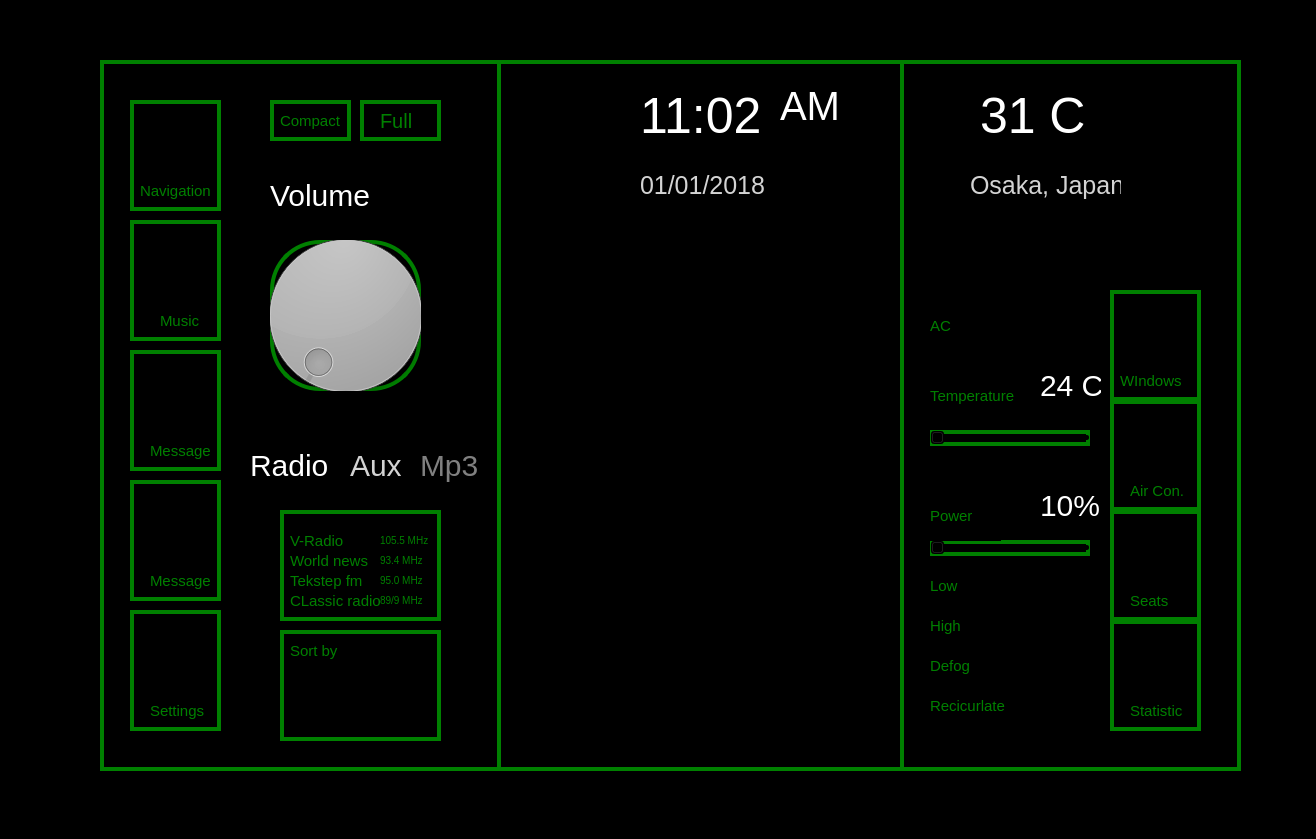
<?xml version="1.0" encoding="UTF-8"?>
<ui version="4.0">
 <class>Dialog</class>
 <widget class="QDialog" name="Dialog">
  <property name="geometry">
   <rect>
    <x>0</x>
    <y>0</y>
    <width>1316</width>
    <height>839</height>
   </rect>
  </property>
  <property name="windowTitle">
   <string>Dialog</string>
  </property>
  <widget class="QFrame" name="frame">
   <property name="geometry">
    <rect>
     <x>-10</x>
     <y>0</y>
     <width>1341</width>
     <height>841</height>
    </rect>
   </property>
   <property name="styleSheet">
    <string notr="true">background-color: black</string>
   </property>
   <property name="frameShape">
    <enum>QFrame::Shape::StyledPanel</enum>
   </property>
   <property name="frameShadow">
    <enum>QFrame::Shadow::Raised</enum>
   </property>
   <widget class="QFrame" name="frame_2">
    <property name="geometry">
     <rect>
      <x>110</x>
      <y>60</y>
      <width>1141</width>
      <height>711</height>
     </rect>
    </property>
    <property name="styleSheet">
     <string notr="true">border: 4px solid green; </string>
    </property>
    <property name="frameShape">
     <enum>QFrame::Shape::StyledPanel</enum>
    </property>
    <property name="frameShadow">
     <enum>QFrame::Shadow::Raised</enum>
    </property>
    <widget class="QFrame" name="frame_3">
     <property name="geometry">
      <rect>
       <x>0</x>
       <y>0</y>
       <width>401</width>
       <height>711</height>
      </rect>
     </property>
     <property name="frameShape">
      <enum>QFrame::Shape::StyledPanel</enum>
     </property>
     <property name="frameShadow">
      <enum>QFrame::Shadow::Raised</enum>
     </property>
     <widget class="QFrame" name="frame_10">
      <property name="geometry">
       <rect>
        <x>170</x>
        <y>40</y>
        <width>81</width>
        <height>41</height>
       </rect>
      </property>
      <property name="frameShape">
       <enum>QFrame::Shape::StyledPanel</enum>
      </property>
      <property name="frameShadow">
       <enum>QFrame::Shadow::Raised</enum>
      </property>
      <widget class="QLabel" name="label_2">
       <property name="geometry">
        <rect>
         <x>10</x>
         <y>10</y>
         <width>61</width>
         <height>21</height>
        </rect>
       </property>
       <property name="styleSheet">
        <string notr="true">border: 0px; color:green; font-size: 15px</string>
       </property>
       <property name="text">
        <string>Compact</string>
       </property>
      </widget>
     </widget>
     <widget class="QFrame" name="frame_11">
      <property name="geometry">
       <rect>
        <x>260</x>
        <y>40</y>
        <width>81</width>
        <height>41</height>
       </rect>
      </property>
      <property name="frameShape">
       <enum>QFrame::Shape::StyledPanel</enum>
      </property>
      <property name="frameShadow">
       <enum>QFrame::Shadow::Raised</enum>
      </property>
      <widget class="QLabel" name="label_3">
       <property name="geometry">
        <rect>
         <x>20</x>
         <y>10</y>
         <width>31</width>
         <height>21</height>
        </rect>
       </property>
       <property name="styleSheet">
        <string notr="true">border: 0px; color:green; font-size: 20px</string>
       </property>
       <property name="text">
        <string>Full</string>
       </property>
      </widget>
     </widget>
     <widget class="QFrame" name="frame_12">
      <property name="geometry">
       <rect>
        <x>170</x>
        <y>180</y>
        <width>151</width>
        <height>151</height>
       </rect>
      </property>
      <property name="styleSheet">
       <string notr="true">border-radius: 50%</string>
      </property>
      <property name="frameShape">
       <enum>QFrame::Shape::StyledPanel</enum>
      </property>
      <property name="frameShadow">
       <enum>QFrame::Shadow::Raised</enum>
      </property>
      <widget class="QDial" name="dial">
       <property name="geometry">
        <rect>
         <x>-20</x>
         <y>-20</y>
         <width>191</width>
         <height>191</height>
        </rect>
       </property>
      </widget>
     </widget>
     <widget class="QFrame" name="frame_14">
      <property name="geometry">
       <rect>
        <x>180</x>
        <y>450</y>
        <width>161</width>
        <height>111</height>
       </rect>
      </property>
      <property name="frameShape">
       <enum>QFrame::Shape::StyledPanel</enum>
      </property>
      <property name="frameShadow">
       <enum>QFrame::Shadow::Raised</enum>
      </property>
      <widget class="QLabel" name="label_29">
       <property name="geometry">
        <rect>
         <x>10</x>
         <y>20</y>
         <width>71</width>
         <height>21</height>
        </rect>
       </property>
       <property name="styleSheet">
        <string notr="true">border: 0px; color:green; font-size: 15px</string>
       </property>
       <property name="text">
        <string>V-Radio</string>
       </property>
      </widget>
      <widget class="QLabel" name="label_30">
       <property name="geometry">
        <rect>
         <x>10</x>
         <y>40</y>
         <width>81</width>
         <height>21</height>
        </rect>
       </property>
       <property name="styleSheet">
        <string notr="true">border: 0px; color:green; font-size: 15px</string>
       </property>
       <property name="text">
        <string>World news</string>
       </property>
      </widget>
      <widget class="QLabel" name="label_31">
       <property name="geometry">
        <rect>
         <x>10</x>
         <y>60</y>
         <width>81</width>
         <height>21</height>
        </rect>
       </property>
       <property name="styleSheet">
        <string notr="true">border: 0px; color:green; font-size: 15px</string>
       </property>
       <property name="text">
        <string>Tekstep fm</string>
       </property>
      </widget>
      <widget class="QLabel" name="label_32">
       <property name="geometry">
        <rect>
         <x>10</x>
         <y>80</y>
         <width>91</width>
         <height>21</height>
        </rect>
       </property>
       <property name="styleSheet">
        <string notr="true">border: 0px; color:green; font-size: 15px</string>
       </property>
       <property name="text">
        <string>CLassic radio</string>
       </property>
      </widget>
      <widget class="QLabel" name="label_33">
       <property name="geometry">
        <rect>
         <x>100</x>
         <y>20</y>
         <width>51</width>
         <height>21</height>
        </rect>
       </property>
       <property name="styleSheet">
        <string notr="true">border: 0px; color:green; font-size: 10px</string>
       </property>
       <property name="text">
        <string>105.5 MHz</string>
       </property>
      </widget>
      <widget class="QLabel" name="label_34">
       <property name="geometry">
        <rect>
         <x>100</x>
         <y>40</y>
         <width>51</width>
         <height>21</height>
        </rect>
       </property>
       <property name="styleSheet">
        <string notr="true">border: 0px; color:green; font-size: 10px</string>
       </property>
       <property name="text">
        <string>93.4 MHz</string>
       </property>
      </widget>
      <widget class="QLabel" name="label_35">
       <property name="geometry">
        <rect>
         <x>100</x>
         <y>60</y>
         <width>51</width>
         <height>21</height>
        </rect>
       </property>
       <property name="styleSheet">
        <string notr="true">border: 0px; color:green; font-size: 10px</string>
       </property>
       <property name="text">
        <string>95.0 MHz</string>
       </property>
      </widget>
      <widget class="QLabel" name="label_36">
       <property name="geometry">
        <rect>
         <x>100</x>
         <y>80</y>
         <width>51</width>
         <height>21</height>
        </rect>
       </property>
       <property name="styleSheet">
        <string notr="true">border: 0px; color:green; font-size: 10px</string>
       </property>
       <property name="text">
        <string>89/9 MHz</string>
       </property>
      </widget>
     </widget>
     <widget class="QFrame" name="frame_9">
      <property name="geometry">
       <rect>
        <x>30</x>
        <y>290</y>
        <width>91</width>
        <height>121</height>
       </rect>
      </property>
      <property name="frameShape">
       <enum>QFrame::Shape::StyledPanel</enum>
      </property>
      <property name="frameShadow">
       <enum>QFrame::Shadow::Raised</enum>
      </property>
      <widget class="QLabel" name="label_6">
       <property name="geometry">
        <rect>
         <x>20</x>
         <y>90</y>
         <width>61</width>
         <height>21</height>
        </rect>
       </property>
       <property name="styleSheet">
        <string notr="true">border: 0px; color:green; font-size: 15px</string>
       </property>
       <property name="text">
        <string>Message</string>
       </property>
      </widget>
     </widget>
     <widget class="QFrame" name="frame_19">
      <property name="geometry">
       <rect>
        <x>30</x>
        <y>420</y>
        <width>91</width>
        <height>121</height>
       </rect>
      </property>
      <property name="frameShape">
       <enum>QFrame::Shape::StyledPanel</enum>
      </property>
      <property name="frameShadow">
       <enum>QFrame::Shadow::Raised</enum>
      </property>
      <widget class="QLabel" name="label_7">
       <property name="geometry">
        <rect>
         <x>10</x>
         <y>90</y>
         <width>71</width>
         <height>21</height>
        </rect>
       </property>
       <property name="styleSheet">
        <string notr="true">border: 0px; color:green; font-size: 15px</string>
       </property>
       <property name="text">
        <string>Command</string>
       </property>
      </widget>
      <widget class="QFrame" name="frame_13">
       <property name="geometry">
        <rect>
         <x>0</x>
         <y>0</y>
         <width>91</width>
         <height>121</height>
        </rect>
       </property>
       <property name="frameShape">
        <enum>QFrame::Shape::StyledPanel</enum>
       </property>
       <property name="frameShadow">
        <enum>QFrame::Shadow::Raised</enum>
       </property>
       <widget class="QLabel" name="label_39">
        <property name="geometry">
         <rect>
          <x>20</x>
          <y>90</y>
          <width>61</width>
          <height>21</height>
         </rect>
        </property>
        <property name="styleSheet">
         <string notr="true">border: 0px; color:green; font-size: 15px</string>
        </property>
        <property name="text">
         <string>Message</string>
        </property>
       </widget>
      </widget>
     </widget>
     <widget class="QFrame" name="frame_20">
      <property name="geometry">
       <rect>
        <x>30</x>
        <y>160</y>
        <width>91</width>
        <height>121</height>
       </rect>
      </property>
      <property name="frameShape">
       <enum>QFrame::Shape::StyledPanel</enum>
      </property>
      <property name="frameShadow">
       <enum>QFrame::Shadow::Raised</enum>
      </property>
      <widget class="QLabel" name="label_5">
       <property name="geometry">
        <rect>
         <x>30</x>
         <y>90</y>
         <width>41</width>
         <height>21</height>
        </rect>
       </property>
       <property name="styleSheet">
        <string notr="true">border: 0px; color:green; font-size: 15px</string>
       </property>
       <property name="text">
        <string>Music</string>
       </property>
      </widget>
     </widget>
     <widget class="QFrame" name="frame_21">
      <property name="geometry">
       <rect>
        <x>30</x>
        <y>550</y>
        <width>91</width>
        <height>121</height>
       </rect>
      </property>
      <property name="frameShape">
       <enum>QFrame::Shape::StyledPanel</enum>
      </property>
      <property name="frameShadow">
       <enum>QFrame::Shadow::Raised</enum>
      </property>
      <widget class="QLabel" name="label_8">
       <property name="geometry">
        <rect>
         <x>20</x>
         <y>90</y>
         <width>61</width>
         <height>21</height>
        </rect>
       </property>
       <property name="styleSheet">
        <string notr="true">border: 0px; color:green; font-size: 15px</string>
       </property>
       <property name="text">
        <string>Settings</string>
       </property>
      </widget>
     </widget>
     <widget class="QFrame" name="frame_22">
      <property name="geometry">
       <rect>
        <x>30</x>
        <y>40</y>
        <width>91</width>
        <height>111</height>
       </rect>
      </property>
      <property name="frameShape">
       <enum>QFrame::Shape::StyledPanel</enum>
      </property>
      <property name="frameShadow">
       <enum>QFrame::Shadow::Raised</enum>
      </property>
      <widget class="QLabel" name="label_4">
       <property name="geometry">
        <rect>
         <x>10</x>
         <y>80</y>
         <width>71</width>
         <height>21</height>
        </rect>
       </property>
       <property name="styleSheet">
        <string notr="true">border: 0px; color:green; font-size: 15px</string>
       </property>
       <property name="text">
        <string>Navigation</string>
       </property>
      </widget>
     </widget>
     <widget class="QLabel" name="label">
      <property name="geometry">
       <rect>
        <x>170</x>
        <y>110</y>
        <width>181</width>
        <height>51</height>
       </rect>
      </property>
      <property name="styleSheet">
       <string notr="true">border: 0px; color:white; font-size: 30px</string>
      </property>
      <property name="text">
       <string>Volume</string>
      </property>
     </widget>
     <widget class="QLabel" name="label_9">
      <property name="geometry">
       <rect>
        <x>150</x>
        <y>380</y>
        <width>81</width>
        <height>51</height>
       </rect>
      </property>
      <property name="styleSheet">
       <string notr="true">border: 0px; color:white; font-size: 30px</string>
      </property>
      <property name="text">
       <string>Radio</string>
      </property>
     </widget>
     <widget class="QLabel" name="label_10">
      <property name="geometry">
       <rect>
        <x>250</x>
        <y>380</y>
        <width>51</width>
        <height>51</height>
       </rect>
      </property>
      <property name="styleSheet">
       <string notr="true">border: 0px; color: Lightgrey; font-size: 30px</string>
      </property>
      <property name="text">
       <string>Aux</string>
      </property>
     </widget>
     <widget class="QLabel" name="label_11">
      <property name="geometry">
       <rect>
        <x>320</x>
        <y>380</y>
        <width>61</width>
        <height>51</height>
       </rect>
      </property>
      <property name="styleSheet">
       <string notr="true">border: 0px; color:grey; font-size: 30px</string>
      </property>
      <property name="text">
       <string>Mp3</string>
      </property>
     </widget>
     <widget class="QFrame" name="frame_23">
      <property name="geometry">
       <rect>
        <x>180</x>
        <y>570</y>
        <width>161</width>
        <height>111</height>
       </rect>
      </property>
      <property name="frameShape">
       <enum>QFrame::Shape::StyledPanel</enum>
      </property>
      <property name="frameShadow">
       <enum>QFrame::Shadow::Raised</enum>
      </property>
      <widget class="QLabel" name="label_37">
       <property name="geometry">
        <rect>
         <x>10</x>
         <y>10</y>
         <width>51</width>
         <height>21</height>
        </rect>
       </property>
       <property name="styleSheet">
        <string notr="true">border: 0px; color:green; font-size: 15px</string>
       </property>
       <property name="text">
        <string>Sort by</string>
       </property>
      </widget>
     </widget>
    </widget>
    <widget class="QFrame" name="frame_4">
     <property name="geometry">
      <rect>
       <x>800</x>
       <y>0</y>
       <width>341</width>
       <height>711</height>
      </rect>
     </property>
     <property name="frameShape">
      <enum>QFrame::Shape::StyledPanel</enum>
     </property>
     <property name="frameShadow">
      <enum>QFrame::Shadow::Raised</enum>
     </property>
     <widget class="QFrame" name="frame_15">
      <property name="geometry">
       <rect>
        <x>210</x>
        <y>560</y>
        <width>91</width>
        <height>111</height>
       </rect>
      </property>
      <property name="frameShape">
       <enum>QFrame::Shape::StyledPanel</enum>
      </property>
      <property name="frameShadow">
       <enum>QFrame::Shadow::Raised</enum>
      </property>
      <widget class="QLabel" name="label_21">
       <property name="geometry">
        <rect>
         <x>20</x>
         <y>80</y>
         <width>61</width>
         <height>21</height>
        </rect>
       </property>
       <property name="styleSheet">
        <string notr="true">border: 0px; color:green; font-size: 15px</string>
       </property>
       <property name="text">
        <string>Statistic</string>
       </property>
      </widget>
     </widget>
     <widget class="QFrame" name="frame_16">
      <property name="geometry">
       <rect>
        <x>210</x>
        <y>450</y>
        <width>91</width>
        <height>111</height>
       </rect>
      </property>
      <property name="frameShape">
       <enum>QFrame::Shape::StyledPanel</enum>
      </property>
      <property name="frameShadow">
       <enum>QFrame::Shadow::Raised</enum>
      </property>
      <widget class="QLabel" name="label_20">
       <property name="geometry">
        <rect>
         <x>20</x>
         <y>80</y>
         <width>41</width>
         <height>21</height>
        </rect>
       </property>
       <property name="styleSheet">
        <string notr="true">border: 0px; color:green; font-size: 15px</string>
       </property>
       <property name="text">
        <string>Seats</string>
       </property>
      </widget>
     </widget>
     <widget class="QFrame" name="frame_17">
      <property name="geometry">
       <rect>
        <x>210</x>
        <y>340</y>
        <width>91</width>
        <height>111</height>
       </rect>
      </property>
      <property name="frameShape">
       <enum>QFrame::Shape::StyledPanel</enum>
      </property>
      <property name="frameShadow">
       <enum>QFrame::Shadow::Raised</enum>
      </property>
      <widget class="QLabel" name="label_19">
       <property name="geometry">
        <rect>
         <x>20</x>
         <y>80</y>
         <width>61</width>
         <height>21</height>
        </rect>
       </property>
       <property name="styleSheet">
        <string notr="true">border: 0px; color:green; font-size: 15px</string>
       </property>
       <property name="text">
        <string>Air Con.</string>
       </property>
      </widget>
     </widget>
     <widget class="QFrame" name="frame_18">
      <property name="geometry">
       <rect>
        <x>210</x>
        <y>230</y>
        <width>91</width>
        <height>111</height>
       </rect>
      </property>
      <property name="frameShape">
       <enum>QFrame::Shape::StyledPanel</enum>
      </property>
      <property name="frameShadow">
       <enum>QFrame::Shadow::Raised</enum>
      </property>
      <widget class="QLabel" name="label_18">
       <property name="geometry">
        <rect>
         <x>10</x>
         <y>80</y>
         <width>71</width>
         <height>21</height>
        </rect>
       </property>
       <property name="styleSheet">
        <string notr="true">border: 0px; color:green; font-size: 15px</string>
       </property>
       <property name="text">
        <string>WIndows</string>
       </property>
      </widget>
     </widget>
     <widget class="QSlider" name="horizontalSlider">
      <property name="geometry">
       <rect>
        <x>30</x>
        <y>370</y>
        <width>160</width>
        <height>16</height>
       </rect>
      </property>
      <property name="orientation">
       <enum>Qt::Orientation::Horizontal</enum>
      </property>
     </widget>
     <widget class="QSlider" name="horizontalSlider_2">
      <property name="geometry">
       <rect>
        <x>30</x>
        <y>480</y>
        <width>160</width>
        <height>16</height>
       </rect>
      </property>
      <property name="orientation">
       <enum>Qt::Orientation::Horizontal</enum>
      </property>
     </widget>
     <widget class="QLabel" name="label_12">
      <property name="geometry">
       <rect>
        <x>30</x>
        <y>310</y>
        <width>91</width>
        <height>51</height>
       </rect>
      </property>
      <property name="styleSheet">
       <string notr="true">border: 0px; color:green; font-size: 15px</string>
      </property>
      <property name="text">
       <string>Temperature</string>
      </property>
     </widget>
     <widget class="QLabel" name="label_13">
      <property name="geometry">
       <rect>
        <x>30</x>
        <y>430</y>
        <width>71</width>
        <height>51</height>
       </rect>
      </property>
      <property name="styleSheet">
       <string notr="true">border: 0px; color:green; font-size: 15px</string>
      </property>
      <property name="text">
       <string>Power</string>
      </property>
     </widget>
     <widget class="QLabel" name="label_14">
      <property name="geometry">
       <rect>
        <x>30</x>
        <y>510</y>
        <width>91</width>
        <height>31</height>
       </rect>
      </property>
      <property name="styleSheet">
       <string notr="true">border: 0px; color:green; font-size: 15px</string>
      </property>
      <property name="text">
       <string>Low</string>
      </property>
     </widget>
     <widget class="QLabel" name="label_15">
      <property name="geometry">
       <rect>
        <x>30</x>
        <y>550</y>
        <width>91</width>
        <height>31</height>
       </rect>
      </property>
      <property name="styleSheet">
       <string notr="true">border: 0px; color:green; font-size: 15px</string>
      </property>
      <property name="text">
       <string>High</string>
      </property>
     </widget>
     <widget class="QLabel" name="label_16">
      <property name="geometry">
       <rect>
        <x>30</x>
        <y>590</y>
        <width>91</width>
        <height>31</height>
       </rect>
      </property>
      <property name="styleSheet">
       <string notr="true">border: 0px; color:green; font-size: 15px</string>
      </property>
      <property name="text">
       <string>Defog</string>
      </property>
     </widget>
     <widget class="QLabel" name="label_17">
      <property name="geometry">
       <rect>
        <x>30</x>
        <y>630</y>
        <width>91</width>
        <height>31</height>
       </rect>
      </property>
      <property name="styleSheet">
       <string notr="true">border: 0px; color:green; font-size: 15px</string>
      </property>
      <property name="text">
       <string>Recicurlate</string>
      </property>
     </widget>
     <widget class="QLabel" name="label_22">
      <property name="geometry">
       <rect>
        <x>140</x>
        <y>420</y>
        <width>61</width>
        <height>51</height>
       </rect>
      </property>
      <property name="styleSheet">
       <string notr="true">border: 0px; color:white; font-size: 30px</string>
      </property>
      <property name="text">
       <string>10%</string>
      </property>
     </widget>
     <widget class="QLabel" name="label_23">
      <property name="geometry">
       <rect>
        <x>140</x>
        <y>300</y>
        <width>61</width>
        <height>51</height>
       </rect>
      </property>
      <property name="styleSheet">
       <string notr="true">border: 0px; color:white; font-size: 30px</string>
      </property>
      <property name="text">
       <string>24 C</string>
      </property>
     </widget>
     <widget class="QLabel" name="label_24">
      <property name="geometry">
       <rect>
        <x>80</x>
        <y>30</y>
        <width>121</width>
        <height>51</height>
       </rect>
      </property>
      <property name="styleSheet">
       <string notr="true">border: 0px; color:white; font-size: 50px</string>
      </property>
      <property name="text">
       <string>31 C</string>
      </property>
     </widget>
     <widget class="QLabel" name="label_25">
      <property name="geometry">
       <rect>
        <x>70</x>
        <y>100</y>
        <width>151</width>
        <height>51</height>
       </rect>
      </property>
      <property name="styleSheet">
       <string notr="true">border: 0px; color:lightgrey; font-size: 25px</string>
      </property>
      <property name="text">
       <string>Osaka, Japan</string>
      </property>
     </widget>
     <widget class="QLabel" name="label_38">
      <property name="geometry">
       <rect>
        <x>30</x>
        <y>240</y>
        <width>91</width>
        <height>51</height>
       </rect>
      </property>
      <property name="styleSheet">
       <string notr="true">border: 0px; color:green; font-size: 15px</string>
      </property>
      <property name="text">
       <string>AC</string>
      </property>
     </widget>
    </widget>
    <widget class="QLabel" name="label_26">
     <property name="geometry">
      <rect>
       <x>540</x>
       <y>30</y>
       <width>121</width>
       <height>51</height>
      </rect>
     </property>
     <property name="styleSheet">
      <string notr="true">border: 0px; color:white; font-size: 50px</string>
     </property>
     <property name="text">
      <string>11:02</string>
     </property>
    </widget>
    <widget class="QLabel" name="label_27">
     <property name="geometry">
      <rect>
       <x>540</x>
       <y>100</y>
       <width>131</width>
       <height>51</height>
      </rect>
     </property>
     <property name="styleSheet">
      <string notr="true">border: 0px; color:lightgrey; font-size: 25px</string>
     </property>
     <property name="text">
      <string>01/01/2018</string>
     </property>
    </widget>
    <widget class="QLabel" name="label_28">
     <property name="geometry">
      <rect>
       <x>680</x>
       <y>20</y>
       <width>81</width>
       <height>51</height>
      </rect>
     </property>
     <property name="styleSheet">
      <string notr="true">border: 0px; color:white; font-size: 40px</string>
     </property>
     <property name="text">
      <string>AM</string>
     </property>
    </widget>
   </widget>
  </widget>
 </widget>
 <resources/>
 <connections/>
</ui>
